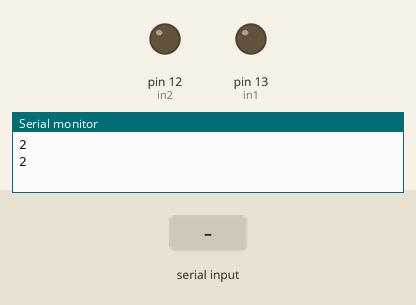
Simulated run of this sketch. Board: Arduino Uno, built with avr-gcc and run on an emulated ATmega328P. Parts: output pins drawn as LEDs (lit = HIGH), the last lines printed to the serial monitor. The test bench sets the inputs (shaded band).

Above: at 1.2 s.
1.3 s: "A" received over Serial
At 2.4 s:
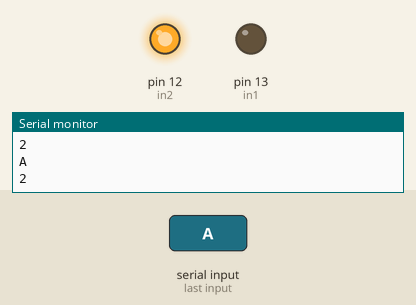
3.5 s: "B" received over Serial
At 5.1 s:
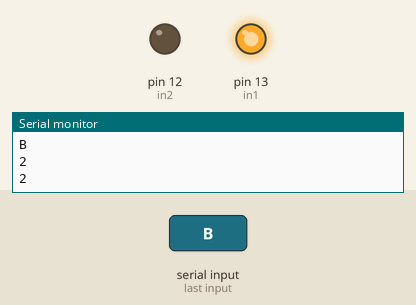
5.5 s: "1" received over Serial
At 6.7 s:
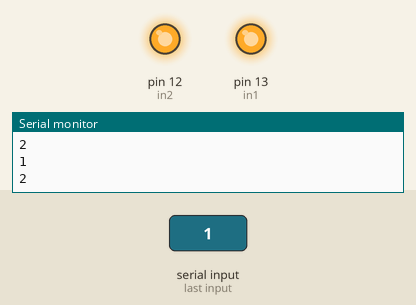
Timing chart, 0 to 8.5 s (numbered marks = the images above; inputs shaded):
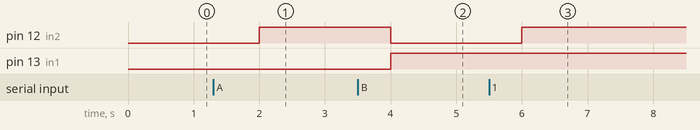

Measured:
- after the input at 1.3 s, pin 12 (in2): LOW → HIGH after 0.70 s
- after the input at 3.5 s, pin 12 (in2): HIGH → LOW after 0.50 s; pin 13 (in1): LOW → HIGH after 0.50 s
- after the input at 5.5 s, pin 12 (in2): LOW → HIGH after 0.50 s

The sketch:

arduino_testing_code_rx.ino
```cpp
char incomingValue = 0;

#define in1 13 // 1
#define in2 12 // 2

void setup() {
  // put your setup code here, to run once:
  Serial.begin(38400);
  pinMode(in1, OUTPUT);
  pinMode(in2, OUTPUT);
}

void loop() {
  // put your main code here, to run repeatedly:
  if (Serial.available() > 0) {
    incomingValue = Serial.read();

    if (incomingValue == 'A') {
      digitalWrite(in1, LOW);
      digitalWrite(in2, HIGH);
      Serial.println(incomingValue);
      // delay(1000);
    } else if (incomingValue == 'B') {
      digitalWrite(in2, LOW);
      digitalWrite(in1, HIGH);
      Serial.println(incomingValue);
      // delay(1000);
    } else {
      digitalWrite(in2, HIGH);
      digitalWrite(in1, HIGH);
      Serial.println(incomingValue);
      // delay(1000);
    }
  }

  Serial.println(2);
  delay(1000);
}
```

arduino_tesing_code_tx.ino
```cpp

```
